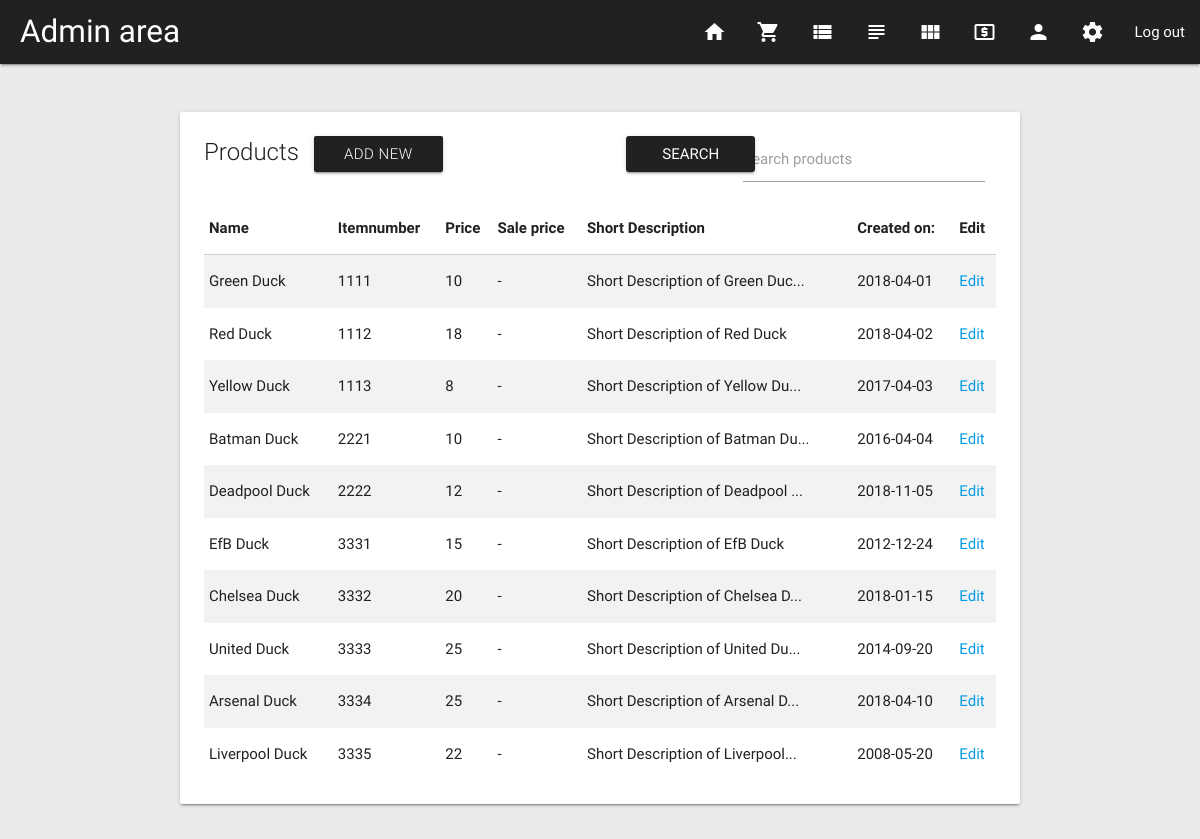
The app's page /admin/manage-products.php (signed in), older data.
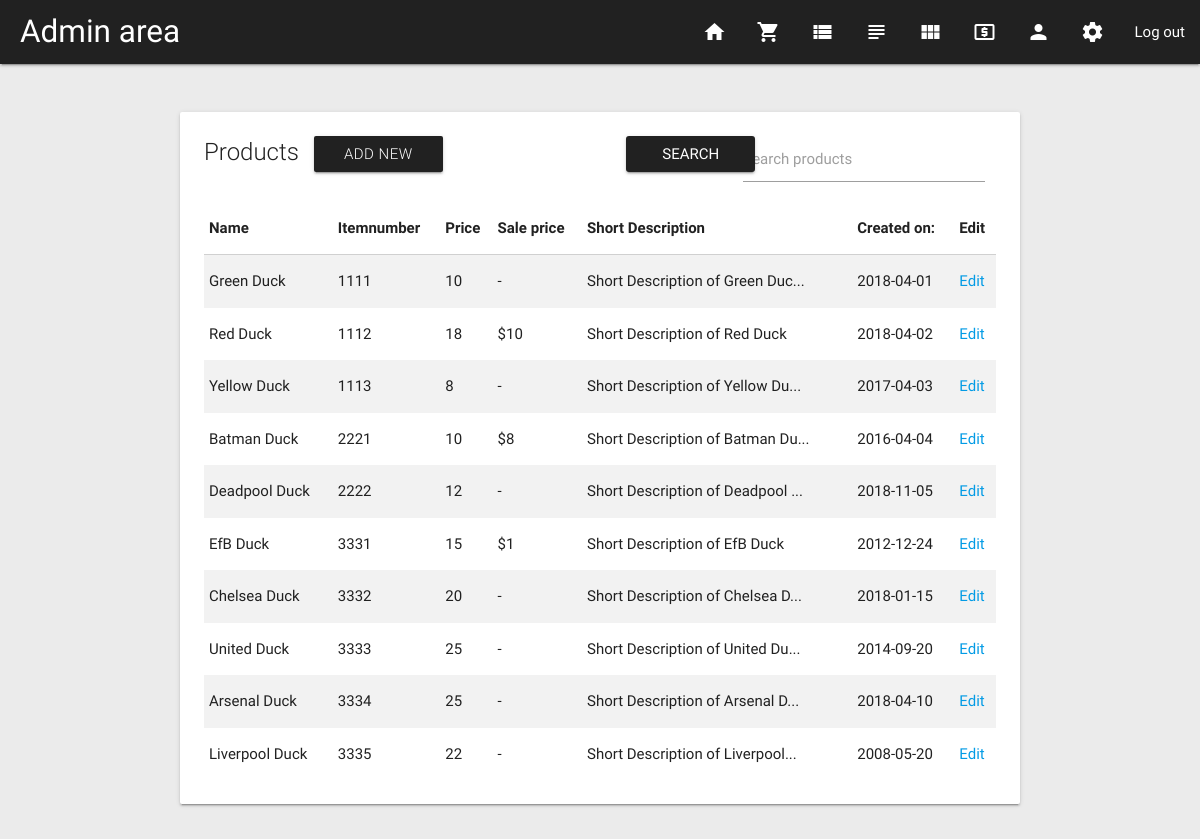
The same page, newer data.
### tables this page shows
CREATE TABLE Product (
  ItemNumber varchar(255) NOT NULL PRIMARY KEY,
  ProductName varchar(255) NOT NULL,
  StockStatus int NOT NULL,
  ShortDescription varchar(255) NOT NULL,
  LongDescription TEXT NOT NULL,
  Price FLOAT(2) NOT NULL,
  OfferPrice FLOAT(2) NULL,
  SeoTitle varchar(255) NULL,
  MetaDescription varchar(255) NULL,
  ProductStatus boolean NOT NULL,
  CreationDate DATE NOT NULL,
  UserEmail varchar(255) NOT NULL,  
  ProductCategoryID int NOT NULL  
);

### admin/class/Product.php (called while the page is built, shortened)
<?php
class Product {
  function getAllProducts() {
    try {
      $conn = DB::connect();
      $handle = $conn->prepare("SELECT * FROM Product");
      $handle->execute();
      $result = $handle->fetchAll( \PDO::FETCH_OBJ );
      return $result;
    }
    catch(\PDOException $ex) {
      print($ex->getMessage());
    }
  }
}

### admin/manage-products.php (the view, shortened to what this page needs)
<?php
require_once("../admin/includes/header.php");
?>
<?php
$products = new Product();
if(isset($_GET["search"])) {
    $allProducts = $products->searchResult($_GET["search"]);
    $searchString = $_GET["search"];
} else {
    $allProducts = $products->getAllProducts();
}
?>
<div class="container">
  <div class="row">
    <div class="col s12">
      <div class="card">
        <div class="card-content">
          <form class="" action="" method="get">
            <div class="input-field col s4 right">
              <input id="search" type="text" name="search" <?php if(isset($searchString)) { echo "value='" . $searchString . "'"; } ?>>
              <label for="search">Search products</label>
            </div>
            <div class="col s2 right">
              <input class="waves-effect waves-light btn grey darken-4 new-prod-btn" type="submit" name="submit" value="Search">
            </div>
          </form>
          <span class="card-title">Products<a class="waves-effect waves-light btn grey darken-4 new-prod-btn" href="new-product.php">Add new</a></span>
          <table class="responsive-table striped">
            <thead>
              <tr>
                  <th>Name</th>
                  <th>Itemnumber</th>
                  <th>Price</th>
                  <th>Sale price</th>
                  <th>Short Description</th>
                  <th>Created on:</th>
                  <th>Edit</th>
              </tr>
            </thead>
            <tbody>
              <?php
                foreach ($allProducts as $product) {
                    ?>
                    <tr>
                      <td><?php echo $product->ProductName; ?></td>
                      <td><?php echo $product->ItemNumber; ?></td>
                      <td><?php echo $product->Price; ?></td>
                      <td>
                        <?php
                          if(isset($product->OfferPrice)) {
                            echo "$" . $product->OfferPrice;
                          } else {
                            echo "-";
                          }
                        ?>
                      </td>
                      <td class="ShortDescription">
                        <?php
                          $text = $product->ShortDescription;
                          if(strlen($text) >= 30) {
                            echo substr($text, 0, 30) . "...";
                          } else {
                            echo $text;
                          }
                        ?>
                      </td>
                      <td><?php echo $product->CreationDate; ?></td>
                      <td><a href="edit-product.php?item=<?php echo $product->ItemNumber; ?>">Edit</a></td>
                    </tr>
                    <?php
                }
              ?>
            </tbody>
          </table>
        </div>
      </div>
    </div>
  </div>
</div>
<?php require_once("../admin/includes/footer.php"); ?>

Row changes from the older to the newer data that the page shows:
changed product "Red Duck": OfferPrice (not shown) → "10"; text "-" → "$"
changed product "Batman Duck": OfferPrice (not shown) → "8"; text "-" → "$"
changed product "EfB Duck": OfferPrice (not shown) → "1"; text "-" → "$"
